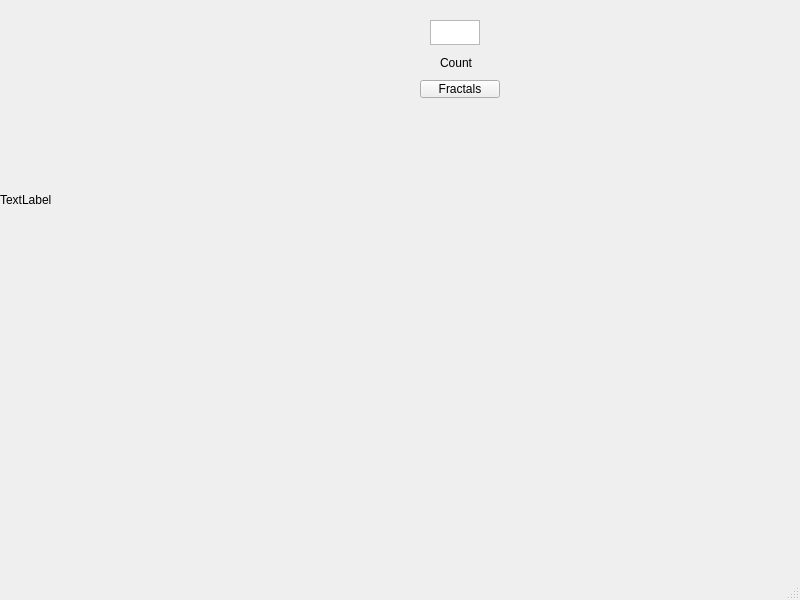
<?xml version="1.0" encoding="UTF-8"?>
<ui version="4.0">
 <class>MainWindow</class>
 <widget class="QMainWindow" name="MainWindow">
  <property name="geometry">
   <rect>
    <x>0</x>
    <y>0</y>
    <width>800</width>
    <height>600</height>
   </rect>
  </property>
  <property name="windowTitle">
   <string>MainWindow</string>
  </property>
  <widget class="QWidget" name="centralwidget">
   <widget class="QLabel" name="label">
    <property name="geometry">
     <rect>
      <x>0</x>
      <y>0</y>
      <width>400</width>
      <height>400</height>
     </rect>
    </property>
    <property name="text">
     <string>TextLabel</string>
    </property>
   </widget>
   <widget class="QTextEdit" name="textEdit">
    <property name="geometry">
     <rect>
      <x>430</x>
      <y>20</y>
      <width>50</width>
      <height>25</height>
     </rect>
    </property>
   </widget>
   <widget class="QLabel" name="label_2">
    <property name="geometry">
     <rect>
      <x>440</x>
      <y>50</y>
      <width>50</width>
      <height>25</height>
     </rect>
    </property>
    <property name="text">
     <string>Count</string>
    </property>
   </widget>
   <widget class="QPushButton" name="pushButton">
    <property name="geometry">
     <rect>
      <x>420</x>
      <y>80</y>
      <width>80</width>
      <height>18</height>
     </rect>
    </property>
    <property name="text">
     <string>Fractals</string>
    </property>
   </widget>
  </widget>
  <widget class="QMenuBar" name="menubar">
   <property name="geometry">
    <rect>
     <x>0</x>
     <y>0</y>
     <width>800</width>
     <height>17</height>
    </rect>
   </property>
  </widget>
  <widget class="QStatusBar" name="statusbar"/>
 </widget>
 <resources/>
 <connections/>
</ui>
